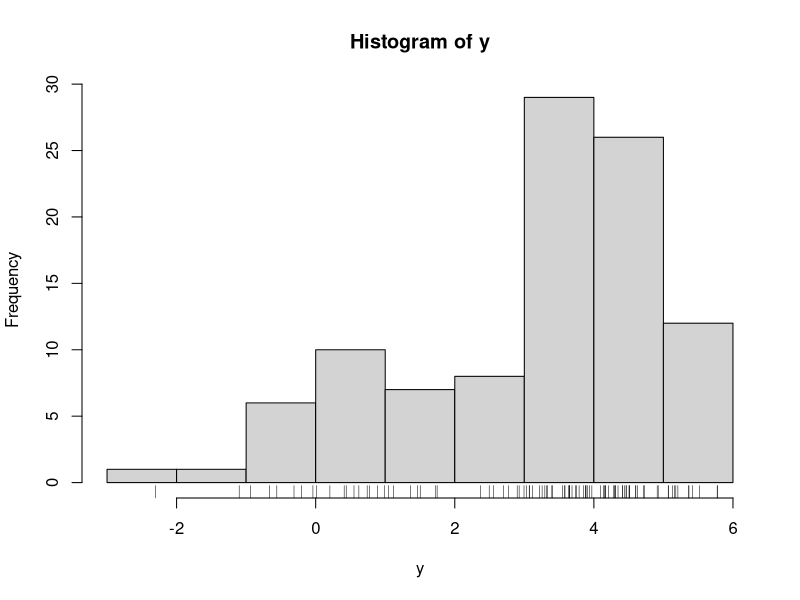
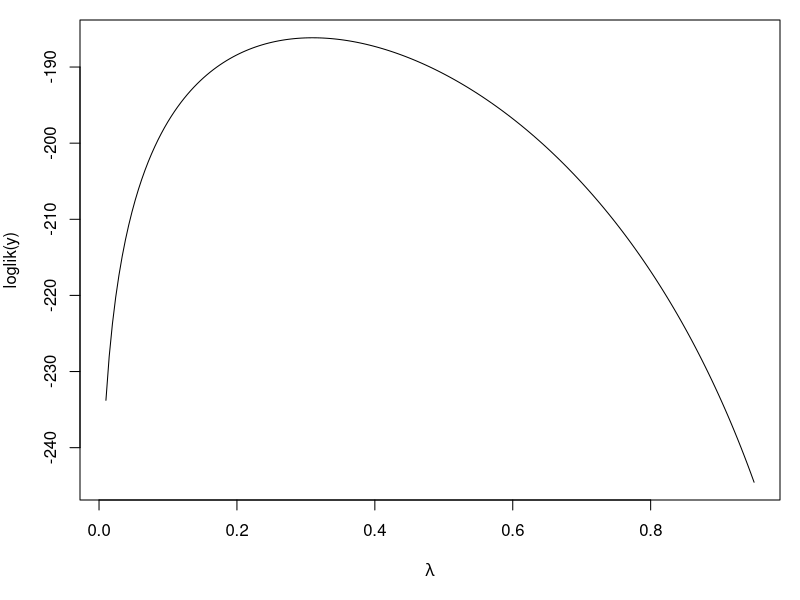
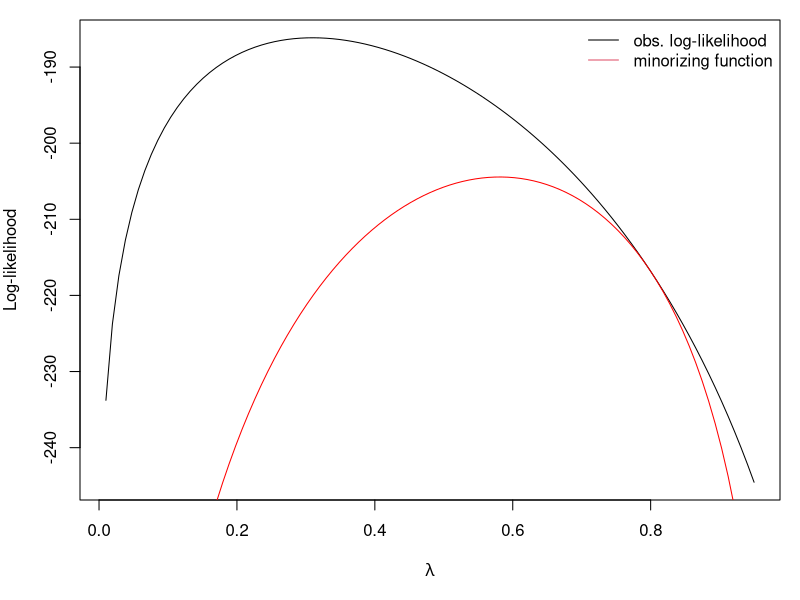
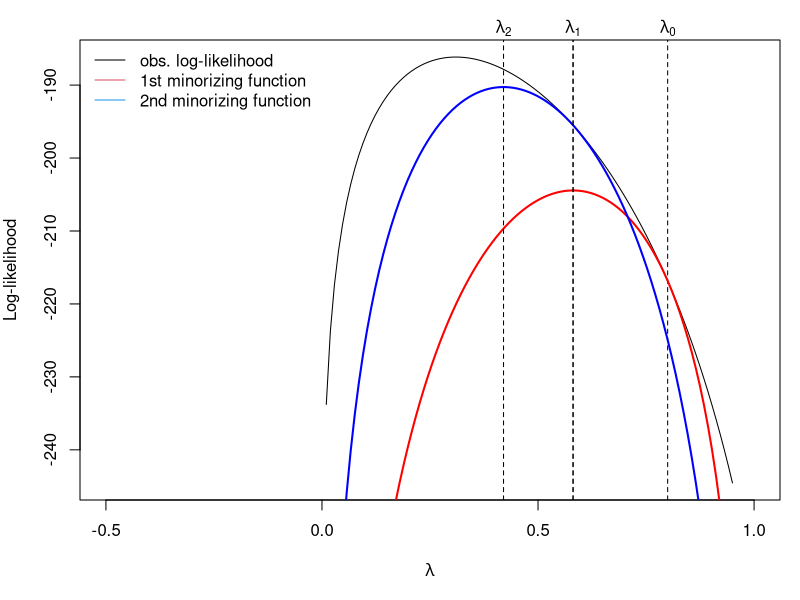

Source code (R) for these figures, in order:
## ---- chunk 1
library(tidyverse)
## ---- chunk 2
mu1 = 1; mu2 = 4
s1 = 2; s2 = 1
lambda0 = 0.4
n = 100
set.seed(2017-09-12)
z = rbinom(n, 1, lambda0) ## "Missing" data
x = rnorm(n, mu1 * z + mu2 * (1-z), s1 * z + (1-z) * s2)
## ---- chunk 3
y = x
hist(y)
rug(y)
## ---- chunk 4

# define the mixture density (observed data density)
f <- function(x, lambda) {
  lambda * dnorm(x, mu1, s1) + (1-lambda) * dnorm(x, mu2, s2)
}

# define log likelihood
loglike <- function(lambda) {
sum(log(f(x, lambda)))
}

loglike <- Vectorize(loglike, "lambda") ## Vectorize for plotting

par(mar = c(5,4, 1, 1))
curve(loglike, 0.01, 0.95, n = 200,xlab = expression(lambda), ylab = "loglik(y)")
## ---- chunk 5
lam0 <- 0.8
minor <- function(lambda){
  p1 <- sum(log(f(x, lam0)))
  pi <- lam0 * dnorm(x, mu1, s1) / (lam0 * dnorm(x, mu1, s1) + (1 - lam0) * dnorm(x, mu2, s2))
  p2 <- sum(pi * dnorm(x, mu1, s1, log = TRUE)
            + (1-pi) * dnorm(x, mu2, s2, log = TRUE) + pi * log(lambda) + (1-pi) * log(1-lambda))
  p3 <- sum(pi * dnorm(x, mu1, s1, log = TRUE) + (1-pi) * dnorm(x, mu2, s2, log = TRUE) + pi * log(lam0)
            + (1-pi) * log(1-lam0))
  p1 + p2 - p3
}
minor <- Vectorize(minor, "lambda")

par(mar = c(5,4, 1, 1))
curve(loglike, 0.01, 0.95, ylab = "Log-likelihood",
xlab = expression(lambda))
curve(minor, 0.01, 0.95, add = TRUE, col = "red")
legend("topright", c("obs. log-likelihood", "minorizing function"),
col = 1:2, lty = 1, bty = "n")
## ---- chunk 6
par(mar = c(5,4, 2, 1))
curve(loglike, 0.01, 0.95, ylab = "Log-likelihood",
xlab = expression(lambda), xlim = c(-0.5, 1),
ylim = c())
abline(v = lam0, lty = 2)
mtext(expression(lambda[0]), at = lam0, side = 3)
curve(minor, 0.01, 0.95, add = TRUE, col = "red", lwd = 2)
op <- optimize(minor, c(0.1, 0.9), maximum = TRUE)
abline(v = op$maximum, lty = 2)
lam0 <- op$maximum
curve(minor, 0.01, 0.95, add = TRUE, col = "blue", lwd = 2)
abline(v = lam0, lty = 2)
mtext(expression(lambda[1]), at = lam0, side = 3)
op <- optimize(minor, c(0.1, 0.9), maximum = TRUE)
abline(v = op$maximum, lty = 2)
mtext(expression(lambda[2]), at = op$maximum, side = 3)
legend("topleft",
c("obs. log-likelihood", "1st minorizing function", "2nd minorizing function"),
col = c(1, 2, 4), lty = 1, bty = "n")
